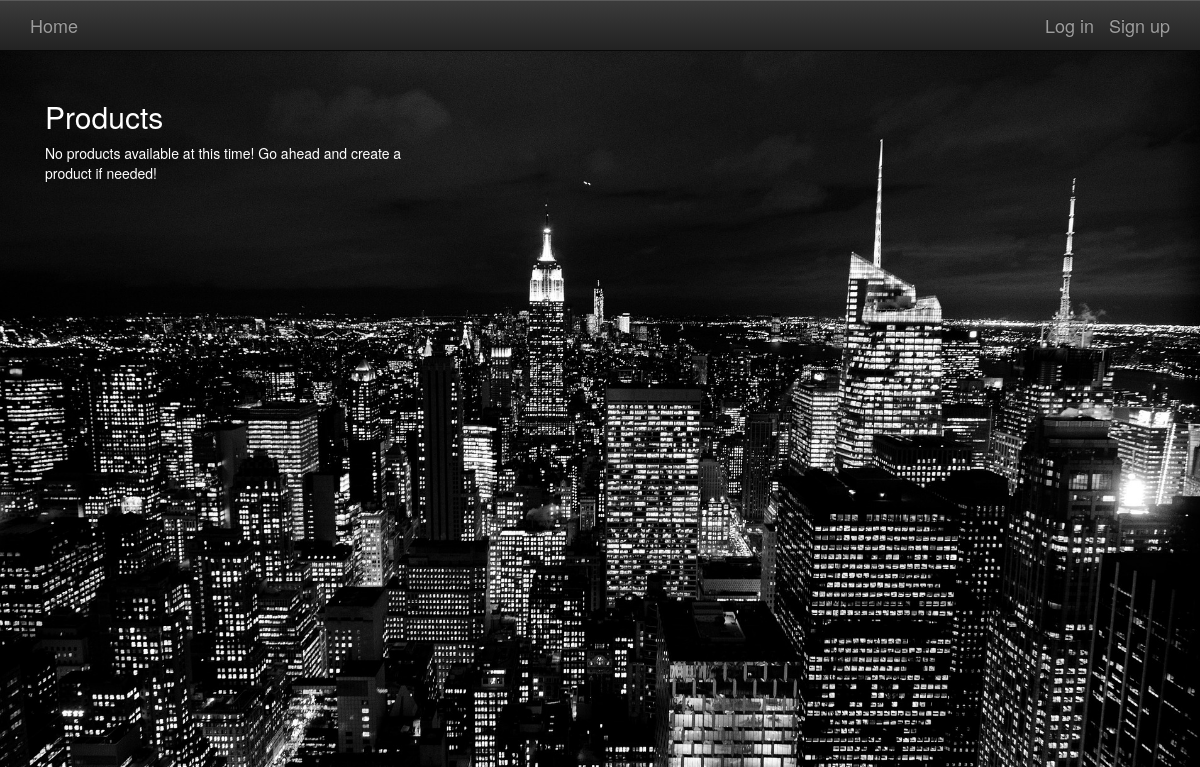
Before: /products/ with the older database file.
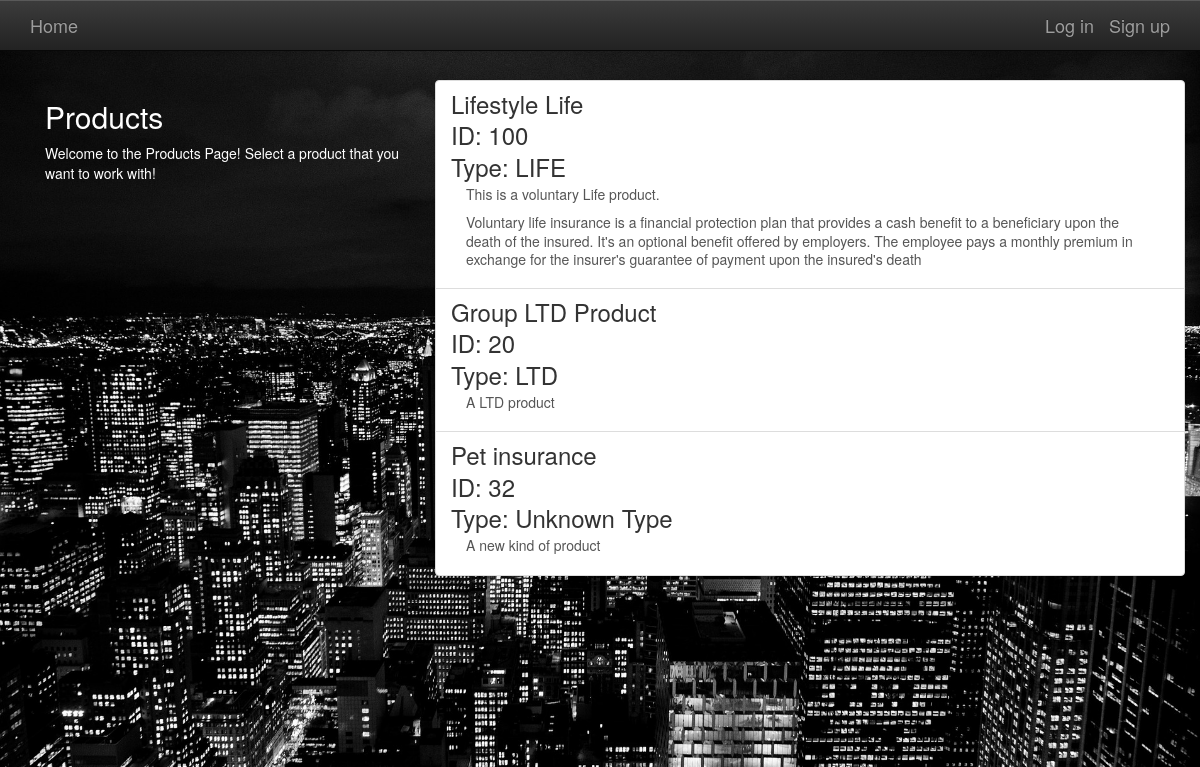
After: the same page with the newer database file.
### products/models.py (models this page shows, shortened)
class Product(models.Model):
    productid = models.PositiveIntegerField(max_length=10)
    name = models.CharField(max_length=255)
    CHOOSE = 'Unknown Type'
    LIFE = 'LIFE'
    STD = 'STD'
    LTD = 'LTD'
    CI = 'CI'
    PRODUCT_CHOICES = (
        (CHOOSE, 'Unknown Type'),
        (LIFE, 'Life Insurance'),
        (STD, 'Short Term Disability'),
        (LTD, 'Long Term Disability'),
        (CI, 'Critical Illness'),
    )
    type = models.CharField(max_length=100,
                                      choices=PRODUCT_CHOICES,
                                      default=CHOOSE)
    slug = models.SlugField(allow_unicode=True)
    description = models.TextField(blank=True, default='')
    description_html = models.TextField(editable=False, default='', blank=True)
    price_per_1000_units = models.DecimalField(max_digits=4, decimal_places=2, default=0)
    class Meta:
        ordering = ["pk"]
        unique_together = ("name", "type")

### products/views.py (the view)
class ListProducts(generic.ListView):
    model = models.Product
    template_name = 'products/product_list.html'
    def get_queryset(self):
        return models.Product.objects.all()

### products/templates/products/product_list.html (shortened to what this page needs)
{% extends "products/product_base.html" %}
{% block preproduct %}
<div class="col-md-4">
	<div class="content">
		<h2>Products</h2>
		{% if not object_list %}
  			<p>No products available at this time! Go ahead and create a product if needed!</p>
		{% else %}
				<p>Welcome to the Products Page! Select a product that you want to work with!</p>
		{% endif %}
	</div>
</div>
{% endblock %}
{% block product_content %}
<div class="col-md-8">
	<div class="list-group">
		{% for product in object_list %}
			<a class="list-group-item" href="{% url 'products:single' pk=product.pk %}">
			     <h3 class="title list-group-item-heading">{{ product.name }}</h3>
					 <h3 class="title list-group-item-heading">ID: {{ product.productid }}</h3>
					 <h3 class="title list-group-item-heading">Type: {{ product.type }}</h3>
			<div class="list-group-item-text container-fluid">
				{{ product.description_html|safe }}
			</div>
		</a>
		{% endfor %}
	</div>
</div>
{% endblock %}

### products/templates/products/product_base.html (shortened to what this page needs)
{% extends "base.html" %}
{% block content %}
<div class="container">
  <div class="row">
    {% block preproduct %}{% endblock %}
    {% block product_content %}{% endblock %}
  </div>
</div>
{% endblock %}

### templates/base.html (shortened to what this page needs)
<!DOCTYPE html>
{% load staticfiles %}
<html>
  <head>
    <link rel="stylesheet" href="https://maxcdn.bootstrapcdn.com/bootstrap/3.3.7/css/bootstrap.min.css">
    <link rel="stylesheet" href="https://maxcdn.bootstrapcdn.com/bootstrap/3.3.7/css/bootstrap-theme.min.css">
    <link rel="stylesheet" href="{% static 'simplesocial/css/master.css'%}">
  </head>
  <body data-spy="scroll" data-target=".navbar">
    <div class="navigation">
      <nav class="navbar navbar-default navbar-inverse navbar-fixed-top" role="navigation" id="navbar">
    			<div class="container">
            <a class="navbar-brand mynav" href="{% url 'home' %}">Home</a>
            <div class="collapse navbar-collapse" id="bs-example-navbar-collapse-1">
    					<ul class="nav navbar-nav navbar-right">
    						{% if user.is_authenticated %}
                      <li><a class="navbar-brand mynav" href="{% url 'groups:all' %}" class="btn btn-simple">Groups</a></li>
                      <li><a class="navbar-brand mynav" href="{% url 'members:all' %}" class="btn btn-simple">Members</a></li>
                      <li><a class="navbar-brand mynav" href="{% url 'products:all' %}" class="btn btn-simple">Products</a></li>
                      <li><a class="navbar-brand mynav" href="{% url 'agreements:all' %}" class="btn btn-simple">Agreements</a></li>
                      <div class="dropdown">
                        <li><a class="navbar-brand mynav" href="#" class="btn btn-simple">Search</a></li>
                        <div class="dropdown-content">
                          <li><a class="navbar-brand mynav" href="{% url 'groups:search' %}" class="btn btn-simple">Search Group</a></li>
                          <li><a class="navbar-brand mynav" href="{% url 'members:search' %}" class="btn btn-simple">Search Member</a></li>
                          <li><a class="navbar-brand mynav" href="{% url 'products:search' %}" class="btn btn-simple">Search Product</a></li>
                          <li><a class="navbar-brand mynav" href="{% url 'agreements:search' %}" class="btn btn-simple">Search Agreement</a></li>
                        </div>
                      </div>
                      <li><a class="navbar-brand mynav" href="{% url 'Accounts:logout' %}">Log out</a></li>
    						{% else %}
                      <li><a class="navbar-brand mynav" href="{% url 'Accounts:login' %}">Log in</a></li>
    						      <li><a class="navbar-brand mynav" href="{% url 'Accounts:signup' %}">Sign up</a></li>
    						{% endif %}
    					</ul>
    			</div>
        </div>
    	</nav>
    </div>
    <br>
    <br>
    <br>
    <br>
        <div class="container mycontent">
          {% block content %}
          {% endblock %}
        </div>
<canvas id="canvas"></canvas>
  </body>
</html>

### static/simplesocial/css/master.css (style rules this page uses)
body { margin: 0; overflow: scroll; background-color: black; color:white; }
html, body { background: #000; height: 100%; }
canvas { height: auto; left: calc(50%); max-height: 90%; max-width: 90%; position: absolute; top: calc(83%); transform: translate(-50%, -50%); width: var(--di); }
.navigation { position: sticky; top: 0; z-index: 200; }

Changed rows visible on the page:
added Product: name "Lifestyle Life", productid "100", type "LIFE", description_html "This is a voluntary Life product. Voluntary life insurance is a financial protection plan that provides a cash benefit to a beneficiary upon the death of the insured. It's an optional benefit offered by employers. The employee pays a monthly premium in exchange for the insurer's guarantee of payment upon the insured's death"
added Product: name "Group LTD Product", productid "20", type "LTD", description_html "A LTD product"
added Product: name "Pet insurance", productid "32", type "Unknown Type", description_html "A new kind of product"
Other visible differences:
text no longer shown: "No products available at this time! Go ahead and create a product if needed!"
text now shown: "Welcome to the Products Page! Select a product that you want to work with!"
